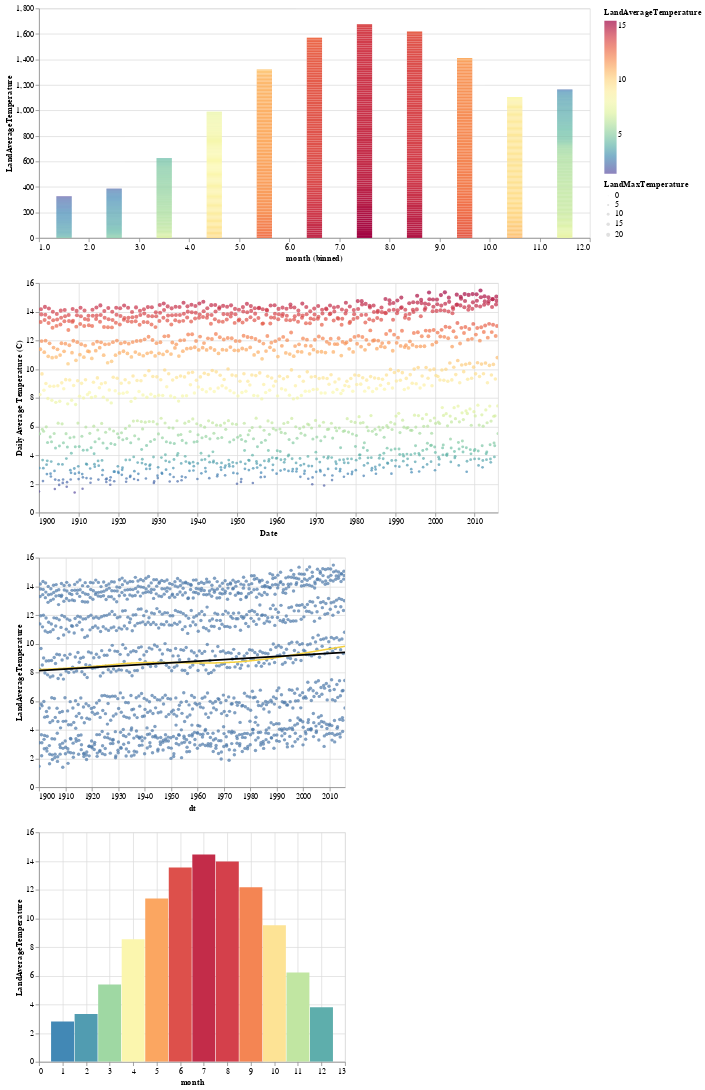

The code cell stored with this chart in its notebook:
### Code cell
simple_hist = alt.Chart(g_by_month_df).mark_bar(size=30).encode(
    x = "month",
    y = "LandAverageTemperature",
    color = alt.Color("LandAverageTemperature", scale=alt.Scale(scheme = "spectral", reverse=True)),
    tooltip = ["LandAverageTemperature", "LandAndOceanAverageTemperature"]
).interactive()

scatter_with_regress_plot = alt.Chart(filtered_df).mark_circle(size=20).encode(
    x=alt.X("dt", scale=alt.Scale(zero=False)),
    y=alt.Y("LandAverageTemperature", scale=alt.Scale(zero=False)),
    tooltip = ["LandAverageTemperature", "LandAndOceanAverageTemperature"]
)
reg = scatter_with_regress_plot.transform_regression(
        "dt",
        "LandAverageTemperature",
    ).mark_line(color="#000000")

loess = scatter_with_regress_plot.transform_loess(
        "dt",
        "LandAverageTemperature",
    ).mark_line(color="#F4D03F")

final_scatter = (scatter_with_regress_plot + loess + reg).interactive()
#.save('chartName.html')
alt.vconcat(bars, scatter_plot, final_scatter, simple_hist, data=filtered_df)

### Figure 1 — Vega-Lite specification as saved in the notebook (floating-point values rounded to 4 significant figures; data arrays with more than 128 entries replaced by an {"elided": "..."} marker saying what was removed)
{"config": {"view": {"continuousWidth": 400, "continuousHeight": 300}}, "vconcat": [{"mark": {"type": "bar", "size": 20}, "encoding": {"color": {"condition": {"field": "LandAverageTemperature", "type": "quantitative", "selection": "selector183"}, "value": "lightgray"}, "x": {"bin": {"maxbins": 12}, "field": "month", "type": "quantitative"}, "y": {"field": "LandAverageTemperature", "type": "quantitative"}}, "selection": {"selector183": {"type": "interval"}}, "width": 720}, {"mark": {"type": "circle", "size": 20}, "encoding": {"color": {"condition": {"field": "LandAverageTemperature", "type": "quantitative", "selection": "selector183"}, "value": "lightgray"}, "size": {"field": "LandMaxTemperature", "scale": {"range": [1, 30]}, "type": "quantitative"}, "tooltip": [{"field": "LandAverageTemperature", "type": "quantitative"}, {"field": "LandMaxTemperature", "type": "quantitative"}, {"field": "LandMinTemperature", "type": "quantitative"}], "x": {"field": "dt", "title": "Date", "type": "temporal"}, "y": {"field": "LandAverageTemperature", "title": "Daily Average Temperature (C)", "type": "quantitative"}}, "selection": {"selector184": {"type": "interval", "bind": "scales", "encodings": ["x", "y"]}}, "transform": [{"filter": {"selection": "selector183"}}], "width": 600}, {"layer": [{"mark": {"type": "circle", "size": 20}, "encoding": {"tooltip": [{"field": "LandAverageTemperature", "type": "quantitative"}, {"field": "LandAndOceanAverageTemperature", "type": "quantitative"}], "x": {"field": "dt", "scale": {"zero": false}, "type": "temporal"}, "y": {"field": "LandAverageTemperature", "scale": {"zero": false}, "type": "quantitative"}}, "selection": {"selector186": {"type": "interval", "bind": "scales", "encodings": ["x", "y"]}}}, {"mark": {"type": "line", "color": "#F4D03F"}, "encoding": {"tooltip": [{"field": "LandAverageTemperature", "type": "quantitative"}, {"field": "LandAndOceanAverageTemperature", "type": "quantitative"}], "x": {"field": "dt", "scale": {"zero": false}, "type": "temporal"}, "y": {"field": "LandAverageTemperature", "scale": {"zero": false}, "type": "quantitative"}}, "transform": [{"loess": "LandAverageTemperature", "on": "dt"}]}, {"mark": {"type": "line", "color": "#000000"}, "encoding": {"tooltip": [{"field": "LandAverageTemperature", "type": "quantitative"}, {"field": "LandAndOceanAverageTemperature", "type": "quantitative"}], "x": {"field": "dt", "scale": {"zero": false}, "type": "temporal"}, "y": {"field": "LandAverageTemperature", "scale": {"zero": false}, "type": "quantitative"}}, "transform": [{"on": "dt", "regression": "LandAverageTemperature"}]}], "data": {"name": "data-0e4d88a15ae82e59d73c9b98edd39a5c"}}, {"data": {"name": "data-8432fd1d6ed456a95127c8069687a8ab"}, "mark": {"type": "bar", "size": 30}, "encoding": {"color": {"field": "LandAverageTemperature", "scale": {"reverse": true, "scheme": "spectral"}, "type": "quantitative"}, "tooltip": [{"field": "LandAverageTemperature", "type": "quantitative"}, {"field": "LandAndOceanAverageTemperature", "type": "quantitative"}], "x": {"field": "month", "type": "quantitative"}, "y": {"field": "LandAverageTemperature", "type": "quantitative"}}, "selection": {"selector157": {"type": "interval", "bind": "scales", "encodings": ["x", "y"]}}}], "data": {"name": "data-0e4d88a15ae82e59d73c9b98edd39a5c"}, "$schema": "https://vega.github.io/schema/vega-lite/v4.17.0.json", "datasets": {"data-0e4d88a15ae82e59d73c9b98edd39a5c": {"elided": "1392 records"}, "data-8432fd1d6ed456a95127c8069687a8ab": [{"dt": 1, "month": 1, "LandAverageTemperature": 2.815, "LandAverageTemperatureUncertainty": 0.1579, "LandMaxTemperature": 8.33, "LandMaxTemperatureUncertainty": 0.2029, "LandMinTemperature": -2.674, "LandMinTemperatureUncertainty": 0.1984, "LandAndOceanAverageTemperature": 13.58, "LandAndOceanAverageTemperatureUncertainty": 0.09024}, {"dt": 2, "month": 2, "LandAverageTemperature": 3.331, "LandAverageTemperatureUncertainty": 0.173, "LandMaxTemperature": 9.07, "LandMaxTemperatureUncertainty": 0.2048, "LandMinTemperature": -2.42, "LandMinTemperatureUncertainty": 0.2141, "LandAndOceanAverageTemperature": 13.84, "LandAndOceanAverageTemperatureUncertainty": 0.09133}, {"dt": 3, "month": 3, "LandAverageTemperature": 5.396, "LandAverageTemperatureUncertainty": 0.1444, "LandMaxTemperature": 11.33, "LandMaxTemperatureUncertainty": 0.1767, "LandMinTemperature": -0.5778, "LandMinTemperatureUncertainty": 0.2012, "LandAndOceanAverageTemperature": 14.46, "LandAndOceanAverageTemperatureUncertainty": 0.08887}, {"dt": 4, "month": 4, "LandAverageTemperature": 8.537, "LandAverageTemperatureUncertainty": 0.1659, "LandMaxTemperature": 14.48, "LandMaxTemperatureUncertainty": 0.2065, "LandMinTemperature": 2.549, "LandMinTemperatureUncertainty": 0.2367, "LandAndOceanAverageTemperature": 15.33, "LandAndOceanAverageTemperatureUncertainty": 0.09122}, {"dt": 5, "month": 5, "LandAverageTemperature": 11.39, "LandAverageTemperatureUncertainty": 0.185, "LandMaxTemperature": 17.28, "LandMaxTemperatureUncertainty": 0.2362, "LandMinTemperature": 5.432, "LandMinTemperatureUncertainty": 0.257, "LandAndOceanAverageTemperature": 16.1, "LandAndOceanAverageTemperatureUncertainty": 0.0943}, {"dt": 6, "month": 6, "LandAverageTemperature": 13.54, "LandAverageTemperatureUncertainty": 0.1688, "LandMaxTemperature": 19.38, "LandMaxTemperatureUncertainty": 0.2206, "LandMinTemperature": 7.599, "LandMinTemperatureUncertainty": 0.217, "LandAndOceanAverageTemperature": 16.69, "LandAndOceanAverageTemperatureUncertainty": 0.09081}, {"dt": 7, "month": 7, "LandAverageTemperature": 14.45, "LandAverageTemperatureUncertainty": 0.1981, "LandMaxTemperature": 20.25, "LandMaxTemperatureUncertainty": 0.2272, "LandMinTemperature": 8.637, "LandMinTemperatureUncertainty": 0.2323, "LandAndOceanAverageTemperature": 16.98, "LandAndOceanAverageTemperatureUncertainty": 0.09686}, {"dt": 8, "month": 8, "LandAverageTemperature": 13.96, "LandAverageTemperatureUncertainty": 0.2057, "LandMaxTemperature": 19.8, "LandMaxTemperatureUncertainty": 0.2282, "LandMinTemperature": 8.173, "LandMinTemperatureUncertainty": 0.2384, "LandAndOceanAverageTemperature": 16.9, "LandAndOceanAverageTemperatureUncertainty": 0.09707}, {"dt": 9, "month": 9, "LandAverageTemperature": 12.17, "LandAverageTemperatureUncertainty": 0.1659, "LandMaxTemperature": 18.0, "LandMaxTemperatureUncertainty": 0.1938, "LandMinTemperature": 6.373, "LandMinTemperatureUncertainty": 0.2095, "LandAndOceanAverageTemperature": 16.31, "LandAndOceanAverageTemperatureUncertainty": 0.09183}, {"dt": 10, "month": 10, "LandAverageTemperature": 9.527, "LandAverageTemperatureUncertainty": 0.1346, "LandMaxTemperature": 15.27, "LandMaxTemperatureUncertainty": 0.1709, "LandMinTemperature": 3.826, "LandMinTemperatureUncertainty": 0.1967, "LandAndOceanAverageTemperature": 15.43, "LandAndOceanAverageTemperatureUncertainty": 0.0871}, {"dt": 11, "month": 11, "LandAverageTemperature": 6.223, "LandAverageTemperatureUncertainty": 0.1407, "LandMaxTemperature": 11.78, "LandMaxTemperatureUncertainty": 0.1794, "LandMinTemperature": 0.6688, "LandMinTemperatureUncertainty": 0.1924, "LandAndOceanAverageTemperature": 14.42, "LandAndOceanAverageTemperatureUncertainty": 0.08672}, {"dt": 12, "month": 12, "LandAverageTemperature": 3.812, "LandAverageTemperatureUncertainty": 0.1444, "LandMaxTemperature": 9.236, "LandMaxTemperatureUncertainty": 0.1957, "LandMinTemperature": -1.587, "LandMinTemperatureUncertainty": 0.1898, "LandAndOceanAverageTemperature": 13.77, "LandAndOceanAverageTemperatureUncertainty": 0.08877}]}}
